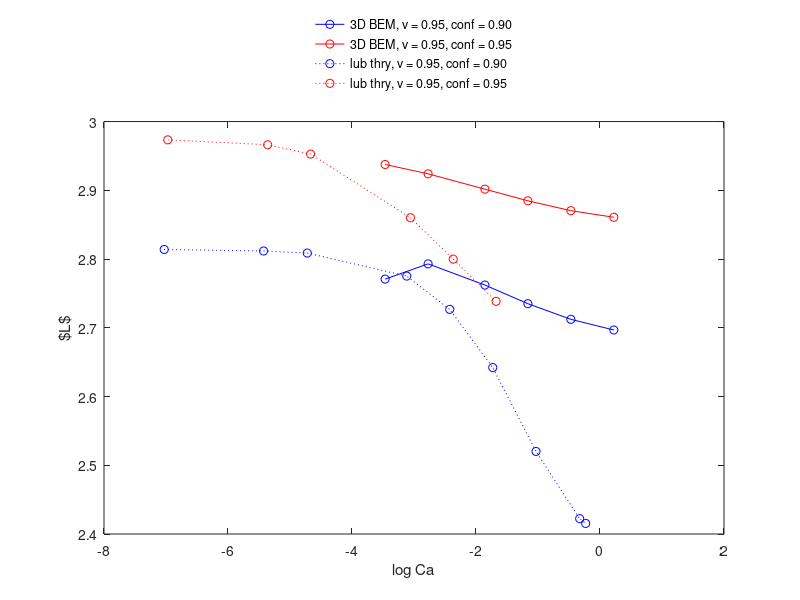
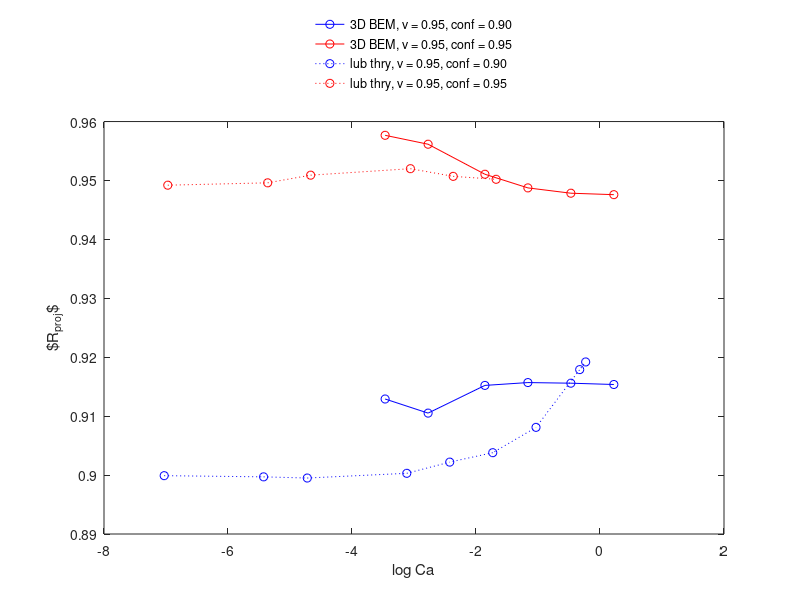
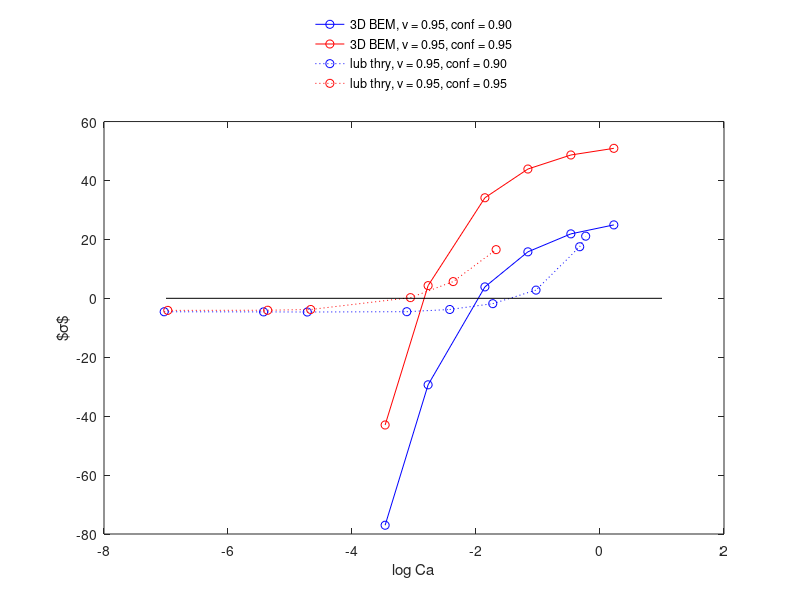

These figures' MATLAB source, in order:
clear all;
close all;
clc;

%% 3D BEM data
% vred = 0.95, conf = 0.90
Ca1 = [...
1.25,...
0.625,...
0.3125,...
0.15625,...
0.0625,...
0.03125];

L1 = [...
2.69677,...
2.71228,...
2.73504,...
2.76213,...
2.79298,...
2.77078];

Rproj1 = [...
0.915374,...
0.915595,...
0.915701,...
0.915219,...
0.910517,...
0.912912];

Sigavg1 = [...
24.9222,...
21.8749,...
15.7759,...
3.87423,...
-29.3597,...
-77.028];

% vred = 0.95, conf = 0.95
Ca2 = [...
1.25,...
0.625,...
0.3125,...
0.15625,...
0.0625,...
0.03125];

L2 = [...
2.86076,...
2.87033,...
2.88471,...
2.90162,...
2.92396,...
2.93753];

Rproj2 = [...
0.947591,...
0.947838,...
0.948741,...
0.951056,...
0.956152,...
0.957665];

Sigavg2 = [...
50.9091,...
48.6487,...
43.8833,...
34.1338,...
4.31118,...
-42.9956];

%% Lubrication data
% vred = 0.95, conf = 0.90
CaLub1 = [...
0.00088548,...
0.0044,...
0.0089,...
0.0443,...
0.0886,...
0.1773,...
0.3563,...
0.7206,...
0.7938];

LLub1 = [...
2.8139,...
2.8117,...
2.8087,...
2.7752,...
2.7268,...
2.6421,...
2.5201,...
2.4223,...
2.4154];

RprojLub1 = [...
0.8999,...
0.8997,...
0.8995,...
0.9003,...
0.9022,...
0.9038,...
0.9081,...
0.9179,...
0.9192];

SigavgLub1 = [...
-4.5656,...
-4.6084,...
-4.6497,...
-4.5448,...
-3.7907,...
-1.8180,...
2.7846,...
17.5096,...
21.0914];

% vred = 0.95, conf = 0.95
CaLub2 = [...
0.00093827,...
0.0047,...
0.0094,...
0.0470,...
0.0937,...
0.1872];

LLub2 = [...
2.9734,...
2.9662,...
2.9527,...
2.8601,...
2.7999,...
2.7385];

RprojLub2 = [...
0.9492,...
0.9496,...
0.9509,...
0.9520,...
0.9507,...
0.9502];

SigavgLub2 = [...
-4.0960,...
-4.0480,...
-3.7948,...
0.2302,...
5.6769,...
16.5261];

%% Plot
close all;
figure; pL = plot(log(Ca1), L1, 'b-o', log(Ca2), L2, 'r-o',...
	log(CaLub1), LLub1, 'b:o', log(CaLub2), LLub2, 'r:o');
xlabel('log Ca');
ylabel('$L$');
legend('3D BEM, v = 0.95, conf = 0.90',...
    '3D BEM, v = 0.95, conf = 0.95',...
    'lub thry, v = 0.95, conf = 0.90',...
    'lub thry, v = 0.95, conf = 0.95', 'Location', 'NorthOutside');
legend boxoff;
figure; pR = plot(log(Ca1), Rproj1, 'b-o', log(Ca2), Rproj2, 'r-o',...
    log(CaLub1), RprojLub1, 'b:o', log(CaLub2), RprojLub2, 'r:o');
xlabel('log Ca');
ylabel('$R_{proj}$');
legend('3D BEM, v = 0.95, conf = 0.90',...
    '3D BEM, v = 0.95, conf = 0.95',...
    'lub thry, v = 0.95, conf = 0.90',...
    'lub thry, v = 0.95, conf = 0.95', 'Location', 'NorthOutside');
legend boxoff;
figure; pS = plot(log(Ca1), Sigavg1, 'b-o', log(Ca2), Sigavg2, 'r-o',...
    log(CaLub1), SigavgLub1, 'b:o', log(CaLub2), SigavgLub2, 'r:o',...
    [-7,1], [0,0], 'k-');
xlabel('log Ca');
ylabel('$\sigma$');
legend('3D BEM, v = 0.95, conf = 0.90',...
    '3D BEM, v = 0.95, conf = 0.95',...
    'lub thry, v = 0.95, conf = 0.90',...
    'lub thry, v = 0.95, conf = 0.95', 'Location', 'NorthOutside');
legend boxoff;